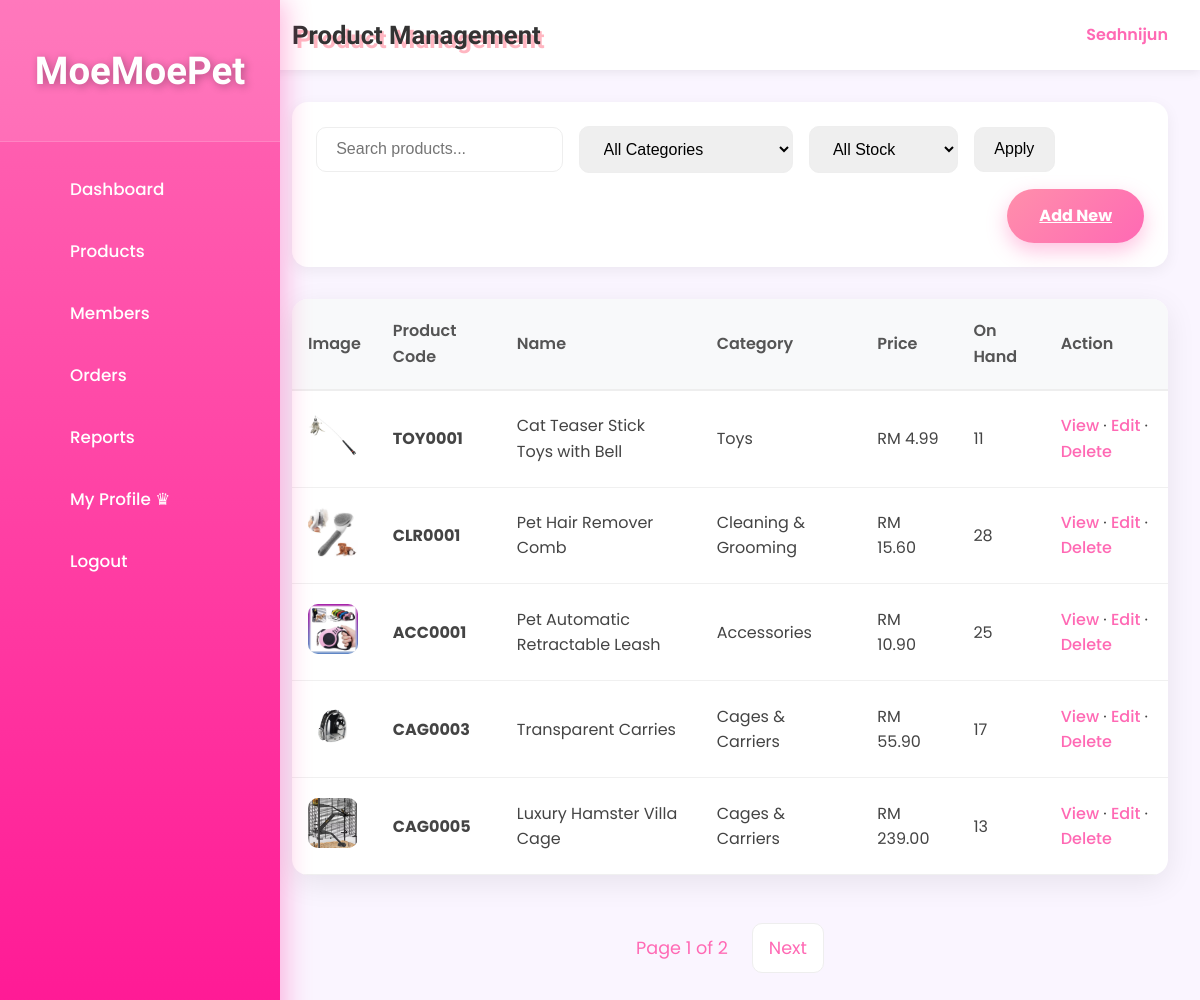
Before: /admin/product_list.php (signed in) with the older database file.
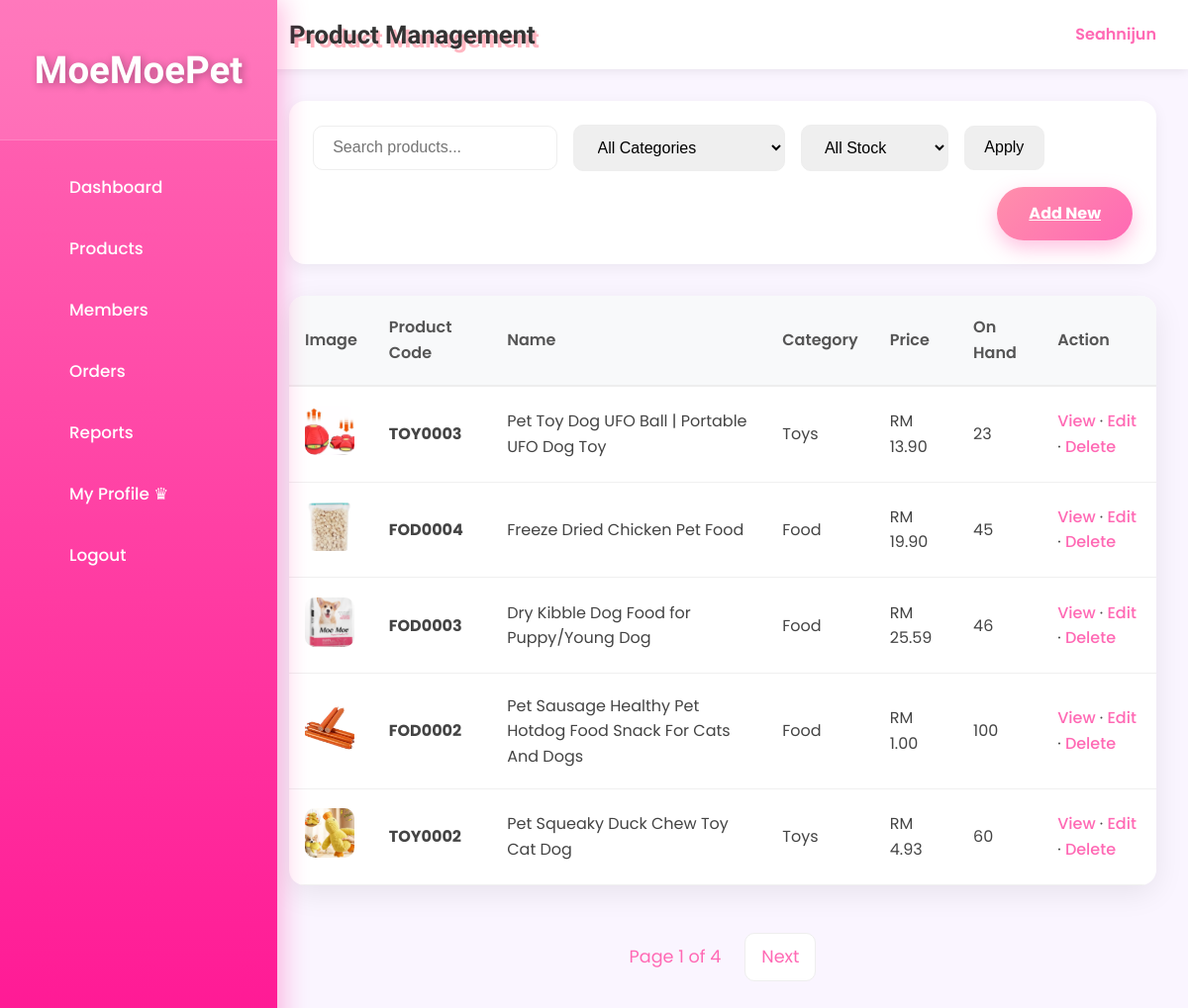
After: the same page with the newer database file.
### tables this page shows
CREATE TABLE `product` (
  `product_id` int(11) NOT NULL,
  `product_code` varchar(20) NOT NULL,
  `product_name` varchar(200) NOT NULL,
  `description` text DEFAULT NULL,
  `price` decimal(10,2) NOT NULL,
  `stock_quantity` int(11) DEFAULT 0,
  `category_id` int(11) NOT NULL,
  `is_active` tinyint(1) DEFAULT 1,
  `created_at` datetime DEFAULT current_timestamp(),
  `updated_at` datetime DEFAULT current_timestamp() ON UPDATE current_timestamp(),
  `photo_name` varchar(255) NOT NULL
);

CREATE TABLE `category` (
  `category_id` int(11) NOT NULL,
  `category_code` varchar(10) NOT NULL,
  `category_name` varchar(100) NOT NULL,
  `description` text DEFAULT NULL,
  `created_at` datetime DEFAULT current_timestamp()
);

### _base.php (called while the page is built, shortened)
<?php
function encode($value) {
    return htmlentities($value);
}
?>

### admin/product_list.php (the view, shortened to what the changed rows need)
<?php
require '../_base.php';
$page = max(1, (int)($_GET['page'] ?? 1));
$limit = (int)($_GET['limit'] ?? 5);
$offset = ($page - 1) * $limit;
$search = trim($_GET['search'] ?? '');
$category = $_GET['category'] ?? '';
$stock_status = $_GET['stock_status'] ?? 'all';
$where = "WHERE p.is_active = 1";
$params = [];
$count_stmt = $_db->prepare("SELECT COUNT(*) FROM product p $where");
$count_stmt->execute($params);
$total = $count_stmt->fetchColumn();
$total_pages = max(1, ceil($total / $limit));
$sql = "SELECT p.*, c.category_name, c.category_code
        FROM product p
        JOIN category c ON p.category_id = c.category_id
        $where
        ORDER BY p.created_at DESC
        LIMIT $limit OFFSET $offset";
$stmt = $_db->prepare($sql);
$stmt->execute($params);
$products = $stmt->fetchAll();
?>
<!DOCTYPE html>
<html lang="en">
<head>
    <link rel="stylesheet" href="/css/app.css">
</head>
<body>
<div class="admin-layout">
    <aside class="admin-sidebar">
        <div class="logo">
            <h2>MoeMoePet</h2>
        </div>
    </aside>
    <main class="admin-main">
        <header class="admin-header">
            <h1>Product Management</h1>
        </header>
        <div class="table-card">
            <table>
                <thead>
                    <tr>
                        <th>Image</th>
                        <th>Product Code</th>
                        <th>Name</th>
                        <th>Category</th>
                        <th>Price</th>
                        <th>On Hand</th>
                        <th>Action</th>
                    </tr>
                </thead>
                <tbody>
                    <?php foreach ($products as $p): ?>
                    <tr>
                        <td>
                            <?php if ($p->photo_name): ?>
                                <img src="../admin/uploads/products/<?= encode($p->photo_name) ?>" class="photo_name" alt="photo_name" style="width:50px;height:50px;object-fit:cover;border-radius:10px;">
                            <?php else: ?>
                                <div style="width:50px;height:50px;background:#f0f0f0;border-radius:10px;"></div>
                            <?php endif; ?>
                        </td>
                        <td><strong><?= encode($p->product_code) ?></strong></td>
                        <td><?= encode($p->product_name) ?></td>
                        <td><?= encode($p->category_name) ?></td>
                        <td>RM <?= number_format($p->price, 2) ?></td>
                        <td class="<?= $p->stock_quantity == 0 ? 'out-stock' : ($p->stock_quantity <= 10 ? 'low-stock' : '') ?>">
                            <?= $p->stock_quantity ?>
                        <td class="action-links">
                            <a href="product_view.php?id=<?= $p->product_id ?>"
                            class="text-pink-500 hover:text-pink-700 hover:underline font-medium transition">
                            View
                        </a>
                        <span class="text-pink-300 mx-3">·</span>
                        <a href="product_edit.php?id=<?= $p->product_id ?>"
                            class="text-pink-500 hover:text-pink-700 hover:underline font-medium transition">
                            Edit
                        </a>
                        <span class="text-pink-300 mx-3">·</span>
                        <form method="post" action="product_delete.php" style="display:inline;"
                            onsubmit="return confirm('Are you sure you want to delete it completely?「<?= encode($p->product_name) ?>」？\n\nThis operation cannot be undone!');">
                            <button type="submit" class="delete-link">
                                Delete
                            </button>
                        </form>
                        </td>
                    </tr>
                    <?php endforeach; ?>
                </tbody>
            </table>
        </div>
        <div class="pagination">
            <span>Page <?= $page ?> of <?= $total_pages ?></span>
            <?php if ($page < $total_pages): ?>
                <a href="?page=<?= $page+1 ?>&limit=<?= $limit ?>&search=<?= urlencode($search) ?>&category=<?= $category ?>&stock_status=<?= $stock_status ?>">Next</a>
            <?php endif; ?>
        </div>
    </main>
</div>
</body>
</html>

Changed rows visible on the page:
no longer on this page (row unchanged): product: photo_name (picture), product_code "TOY0001", product_name "Cat Teaser Stick Toys with Bell", category.category_name "Toys", price "4.99", stock_quantity "11"
no longer on this page (row unchanged): product: photo_name (picture), product_code "CLR0001", product_name "Pet Hair Remover Comb", category.category_name "Cleaning & Grooming", price "15.60", stock_quantity "28"
no longer on this page (row unchanged): product: photo_name (picture), product_code "ACC0001", product_name "Pet Automatic Retractable Leash", category.category_name "Accessories", price "10.90", stock_quantity "25"
no longer on this page (row unchanged): product: photo_name (picture), product_code "CAG0003", product_name "Transparent Carries", category.category_name "Cages & Carriers", price "55.90", stock_quantity "17"
no longer on this page (row unchanged): product: photo_name (picture), product_code "CAG0005", product_name "Luxury Hamster Villa Cage", category.category_name "Cages & Carriers", price "239.00", stock_quantity "13"
added product: photo_name (picture), product_code "TOY0003", product_name "Pet Toy Dog UFO Ball | Portable UFO Dog Toy", category.category_name "Toys", price "13.90", stock_quantity "23"
added product: photo_name (picture), product_code "FOD0004", product_name "Freeze Dried Chicken Pet Food", category.category_name "Food", price "19.90", stock_quantity "45"
added product: photo_name (picture), product_code "FOD0003", product_name "Dry Kibble Dog Food for Puppy/Young Dog", category.category_name "Food", price "25.59", stock_quantity "46"
added product: photo_name (picture), product_code "FOD0002", product_name "Pet Sausage Healthy Pet Hotdog Food Snack For Cats And Dogs", category.category_name "Food", price "1.00", stock_quantity "100"
added product: photo_name (picture), product_code "TOY0002", product_name "Pet Squeaky Duck Chew Toy Cat Dog", category.category_name "Toys", price "4.93", stock_quantity "60"
Other visible differences:
$total_pages: "2" → "4"
